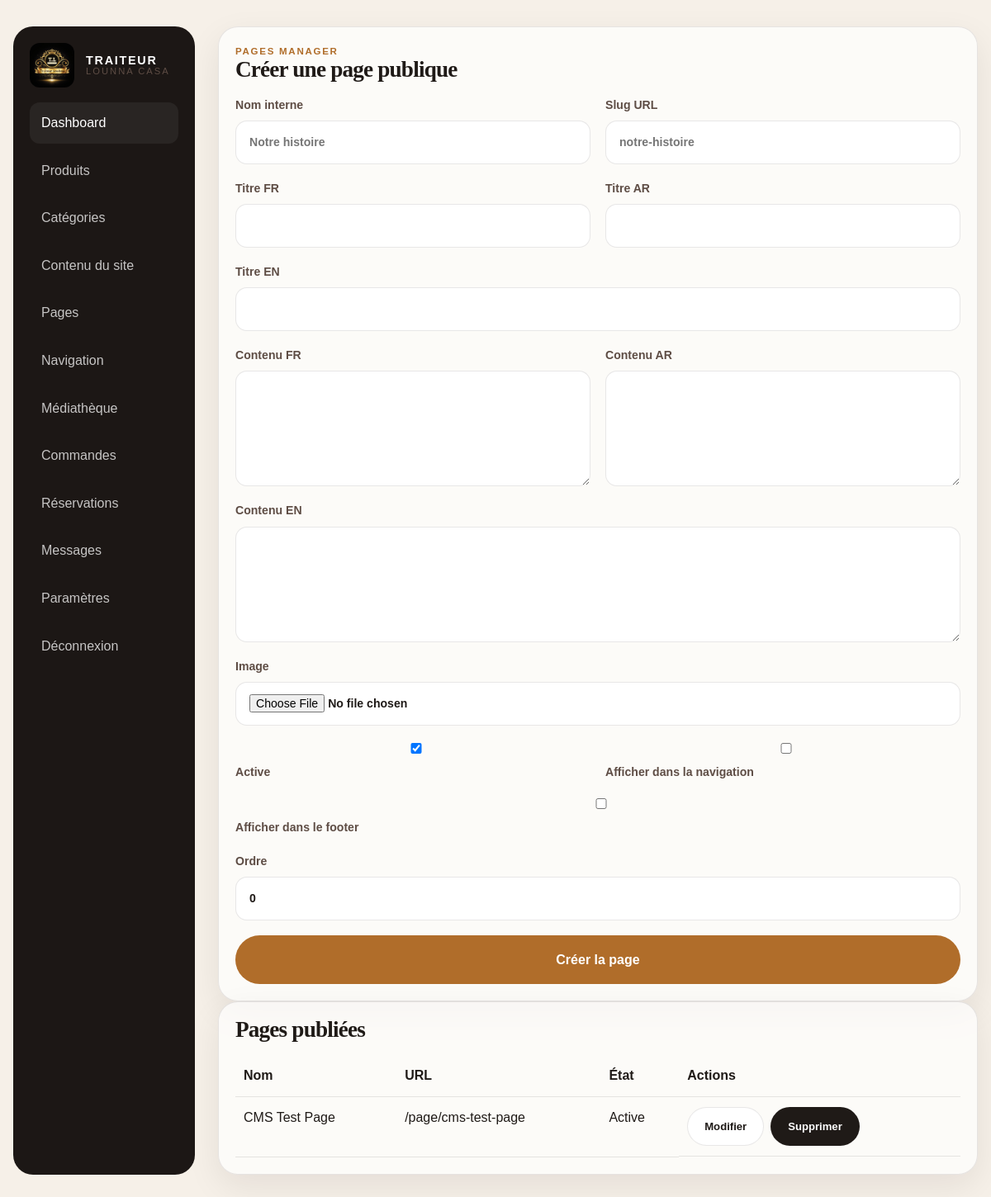
The app's page /admin/pages (signed in) with its own data.
### tables this page shows
CREATE TABLE settings (
            id INTEGER PRIMARY KEY AUTOINCREMENT,
            key TEXT UNIQUE NOT NULL,
            value TEXT NOT NULL
        );

CREATE TABLE pages (id INTEGER PRIMARY KEY AUTOINCREMENT, name TEXT NOT NULL, slug TEXT UNIQUE NOT NULL, title TEXT NOT NULL, content TEXT, image TEXT, active INTEGER DEFAULT 1, nav_visible INTEGER DEFAULT 0, footer_visible INTEGER DEFAULT 0, sort_order INTEGER DEFAULT 0, created_at TEXT DEFAULT CURRENT_TIMESTAMP);

### app.py (the view, shortened to what this page needs)
@app.route("/admin/pages", methods=["GET", "POST"])
def admin_pages():
    conn = get_db_connection()
    pages = conn.execute("SELECT * FROM pages ORDER BY sort_order, id").fetchall()
    conn.close()
    return render_template("admin/pages.html", pages=pages)

### app.py (called while the page is built)
def get_db_connection():
    conn = sqlite3.connect(app.config["DATABASE"])
    conn.row_factory = sqlite3.Row
    return conn

def is_admin_authenticated():
    return bool(session.get("admin_user_id"))

@app.before_request
def protect_admin_routes():
    if request.path.startswith("/admin") and request.endpoint not in {"admin_login", "admin_register"}:
        if not is_admin_authenticated():
            if request.path == "/admin/upload":
                return jsonify({"success": False, "message": "Unauthorized"}), 401
            return redirect(url_for("admin_login", next=request.path))

def normalize_lang(lang):
    return lang if lang in ("fr", "ar", "en") else "fr"

def get_translation(lang):
    lang = normalize_lang(lang)
    path = TRANSLATIONS_DIR / f"{lang}.json"
    try:
        with open(path, "r", encoding="utf-8") as file:
            return json.load(file)
    except FileNotFoundError:
        return {}

def get_settings_dict():
    conn = get_db_connection()
    rows = conn.execute("SELECT key, value FROM settings").fetchall()
    conn.close()
    settings = {row["key"]: row["value"] for row in rows}
    if settings.get("tiktok") == "https://www.tiktok.com/@traiteur_loubna_casa":
        settings["tiktok"] = "https://www.tiktok.com/@traiteur_loubna_casa/"
    return settings

def get_content_items(content_type=None, include_inactive=False):
    conn = get_db_connection()
    active_clause = "" if include_inactive else " AND active = 1"
    if content_type:
        rows = conn.execute(f"SELECT * FROM content_items WHERE content_type = ?{active_clause} ORDER BY sort_order, id", (content_type,)).fetchall()
    else:
        rows = conn.execute(f"SELECT * FROM content_items WHERE 1 = 1{active_clause} ORDER BY content_type, sort_order, id").fetchall()
    conn.close()
    return rows

def get_navigation_items():
    conn = get_db_connection()
    rows = conn.execute("SELECT * FROM navigation_items WHERE visible_nav = 1 ORDER BY sort_order, id").fetchall()
    conn.close()
    return rows

@app.context_processor
def inject_globals():
    lang = session.get("lang", "fr")
    translations = get_translation(lang)
    settings = get_settings_dict()
    return {
        "lang": lang,
        "translations": translations,
        "settings": settings,
        "cms_content": get_content_items(),
        "navigation_items": get_navigation_items(),
        "current_year": datetime.now().year,
    }

### templates/admin/pages.html
{% extends 'admin/base.html' %}
{% block content %}
<div class="admin-card"><div class="eyebrow">Pages Manager</div><h3>Créer une page publique</h3>
<form method="post" enctype="multipart/form-data" class="form-grid">
  <div class="form-grid two-col"><label>Nom interne<input name="name" required placeholder="Notre histoire" /></label><label>Slug URL<input name="slug" required placeholder="notre-histoire" pattern="[a-z0-9-]+" /></label></div>
  <div class="form-grid two-col"><label>Titre FR<input name="title_fr" required /></label><label>Titre AR<input name="title_ar" /></label></div><label>Titre EN<input name="title_en" /></label>
  <div class="form-grid two-col"><label>Contenu FR<textarea name="content_fr" required></textarea></label><label>Contenu AR<textarea name="content_ar"></textarea></label></div><label>Contenu EN<textarea name="content_en"></textarea></label>
  <label>Image<input type="file" name="image_file" accept="image/jpeg,image/png,image/webp" /></label><div class="form-grid two-col"><label><input type="checkbox" name="active" checked /> Active</label><label><input type="checkbox" name="nav_visible" /> Afficher dans la navigation</label></div><label><input type="checkbox" name="footer_visible" /> Afficher dans le footer</label><label>Ordre<input type="number" name="sort_order" value="0" /></label>
  <button class="button accent" type="submit">Créer la page</button>
</form></div>
<div class="admin-card"><h3>Pages publiées</h3><div class="table-wrap"><table><thead><tr><th>Nom</th><th>URL</th><th>État</th><th>Actions</th></tr></thead><tbody>{% for page in pages %}<tr><td>{{ page.name }}</td><td><a href="{{ url_for('dynamic_page', slug=page.slug) }}" target="_blank">/page/{{ page.slug }}</a></td><td>{{ 'Active' if page.active else 'Inactive' }}</td><td class="table-actions"><a class="button small light" href="{{ url_for('admin_page_edit', page_id=page.id) }}">Modifier</a><form method="post" action="{{ url_for('admin_page_delete', page_id=page.id) }}"><button class="button small dark" type="submit">Supprimer</button></form></td></tr>{% endfor %}</tbody></table></div></div>
{% endblock %}

### templates/admin/base.html (shortened to what this page needs)
<!DOCTYPE html>
<html lang="fr">
  <head>
    <link rel="stylesheet" href="{{ url_for('static', filename='style.css') }}" />
  </head>
  <body>
    <div class="container" style="padding: 32px 0;">
      <div class="admin-layout">
        <aside class="admin-sidebar">
          <div class="brand" style="margin-bottom: 18px;">
            {% if settings.get('logo') %}<img class="brand-logo" src="{{ settings.get('logo') }}" alt="{{ settings.get('company_name', 'TRAITEUR LOUNNA CASA') }}" />{% else %}<span class="brand-mark">TL</span>{% endif %}
            <span class="brand-text">
              <strong>TRAITEUR</strong>
              <small>LOUNNA CASA</small>
            </span>
          </div>
          <nav>
            <a href="{{ url_for('admin_dashboard') }}" class="active">Dashboard</a>
            <a href="{{ url_for('admin_products') }}">Produits</a>
            <a href="{{ url_for('admin_categories') }}">Catégories</a>
            <a href="{{ url_for('admin_content') }}">Contenu du site</a>
            <a href="{{ url_for('admin_pages') }}">Pages</a>
            <a href="{{ url_for('admin_navigation') }}">Navigation</a>
            <a href="{{ url_for('admin_media') }}">Médiathèque</a>
            <a href="{{ url_for('admin_orders') }}">Commandes</a>
            <a href="{{ url_for('admin_reservations') }}">Réservations</a>
            <a href="{{ url_for('admin_messages') }}">Messages</a>
            <a href="{{ url_for('admin_settings') }}">Paramètres</a>
            <a href="{{ url_for('admin_logout') }}">Déconnexion</a>
          </nav>
        </aside>
        <main>
          {% block content %}{% endblock %}
        </main>
      </div>
    </div>
  </body>
</html>

### static/style.css (style rules this page uses)
:root { --bg: #f6f0e8; --panel: #fffaf4; --panel-strong: #f2e5d3; --text: #1f1a17; --muted: #5e4d45; --accent: #b06d2a; --accent-dark: #7b4814; --sage: #82976d; --card: #fffdf9; --line: rgba(33, 26, 22, 0.1); --shadow: 0 14px 40px rgba(24, 16, 11, 0.08); --radius: 24px; --section: 116px; }
* { box-sizing: border-box; }
html { scroll-behavior: smooth; }
body { margin: 0; font-family: 'Manrope', sans-serif; background: var(--bg); color: var(--text); line-height: 1.6; }
img { max-width: 100%; display: block; }
a { color: inherit; text-decoration: none; }
button, input, textarea, select { font: inherit; }
.container { width: min(1200px, calc(100% - 32px)); margin: 0 auto; }
h1, h2, h3, h4, .display { font-family: 'Cormorant Garamond', serif; letter-spacing: -0.03em; line-height: 0.96; margin: 0 0 18px; color: var(--text); }
h3 { font-size: clamp(1.7rem, 2vw, 2.4rem); }
.brand { display: inline-flex; align-items: center; gap: 14px; flex-shrink: 0; }
.brand-logo { width: 54px; height: 54px; object-fit: contain; border-radius: 12px; }
.brand-text { display: flex; flex-direction: column; line-height: 1; }
.brand-text strong { font-size: 0.9rem; letter-spacing: 0.12em; }
.brand-text small { font-size: 0.7rem; letter-spacing: 0.18em; color: var(--muted); }
.button { display: inline-flex; align-items: center; justify-content: center; gap: 10px; padding: 16px 26px; border-radius: 999px; border: 1px solid transparent; cursor: pointer; transition: transform .2s ease, box-shadow .2s ease, background .2s ease; font-weight: 700; }
.button.dark { background: var(--text); color: #fff; }
.button.accent { background: var(--accent); color: #fff; }
.button.light { background: #fff; color: var(--text); border-color: var(--line); }
.button.small { padding: 12px 20px; font-size: 0.82rem; }
.eyebrow { color: var(--accent); text-transform: uppercase; letter-spacing: 0.15em; font-size: 0.72rem; font-weight: 800; }
.info-card, .product-card, .event-card, .gallery-card, .service-card, .faq-item, .reservation-box, .order-panel, .checkout-card, .admin-card { background: rgba(255,255,255,0.7); border: 1px solid var(--line); border-radius: var(--radius); box-shadow: var(--shadow); }
.table-actions { display: flex; flex-wrap: wrap; gap: 8px; }
.cart-panel, .order-layout, .reservation-layout, .contact-layout, .admin-layout, .dashboard-grid { display: grid; gap: 28px; }
.admin-layout { grid-template-columns: 220px 1fr; }
.order-panel, .checkout-card, .reservation-box, .contact-box, .admin-card { padding: 24px; }
.form-grid { display: grid; gap: 18px; }
.form-grid.two-col { grid-template-columns: repeat(2, minmax(0,1fr)); }
label { display: grid; gap: 8px; color: var(--muted); font-size: 0.88rem; font-weight: 700; }
input, textarea, select { width: 100%; background: #fff; border: 1px solid var(--line); border-radius: 14px; padding: 14px 16px; color: var(--text); }
textarea { min-height: 140px; resize: vertical; }
.admin-sidebar { background: #1c1715; border-radius: 24px; padding: 20px; color: #fff; }
.admin-sidebar a { display: flex; justify-content: space-between; align-items: center; padding: 12px 14px; border-radius: 12px; color: rgba(255,255,255,0.75); margin-bottom: 8px; }
.admin-sidebar a.active, .admin-sidebar a:hover { background: rgba(255,255,255,0.06); color: #fff; }
.admin-card { padding: 20px; }
.admin-card h3 { margin-bottom: 18px; }
.table-wrap { overflow-x: auto; }
table { width: 100%; border-collapse: collapse; }
th, td { padding: 12px 10px; text-align: left; border-bottom: 1px solid var(--line); vertical-align: top; }

### records on screen
settings: get (picture)
pages: name "CMS Test Page", slug "cms-test-page", active "Active"
